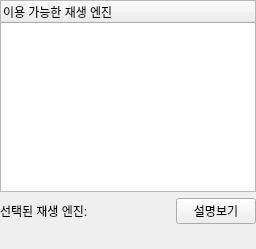
<ui version="4.0" >
 <class>Pref::BackendPage</class>
 <widget class="QWidget" name="Pref::BackendPage" >
  <property name="geometry" >
   <rect>
    <x>0</x>
    <y>0</y>
    <width>256</width>
    <height>249</height>
   </rect>
  </property>
  <property name="windowTitle" >
   <string>Form</string>
  </property>
  <layout class="QVBoxLayout" name="verticalLayout" >
   <property name="margin" >
    <number>0</number>
   </property>
   <item>
    <widget class="QTreeWidget" name="list" >
     <column>
      <property name="text" >
       <string>이용 가능한 재생 엔진</string>
      </property>
     </column>
    </widget>
   </item>
   <item>
    <layout class="QHBoxLayout" name="horizontalLayout_2" >
     <item>
      <widget class="QLabel" name="label_2" >
       <property name="text" >
        <string>선택된 재생 엔진:</string>
       </property>
      </widget>
     </item>
     <item>
      <widget class="QLabel" name="backend_label" >
       <property name="text" >
        <string/>
       </property>
      </widget>
     </item>
     <item>
      <spacer name="horizontalSpacer" >
       <property name="orientation" >
        <enum>Qt::Horizontal</enum>
       </property>
       <property name="sizeHint" stdset="0" >
        <size>
         <width>0</width>
         <height>0</height>
        </size>
       </property>
      </spacer>
     </item>
     <item>
      <widget class="QPushButton" name="pushButton" >
       <property name="text" >
        <string>설명보기</string>
       </property>
       <property name="checkable" >
        <bool>true</bool>
       </property>
      </widget>
     </item>
    </layout>
   </item>
   <item>
    <widget class="QLabel" name="info_label" >
     <property name="text" >
      <string/>
     </property>
     <property name="wordWrap" >
      <bool>true</bool>
     </property>
    </widget>
   </item>
   <item>
    <spacer name="verticalSpacer" >
     <property name="orientation" >
      <enum>Qt::Vertical</enum>
     </property>
     <property name="sizeHint" stdset="0" >
      <size>
       <width>0</width>
       <height>0</height>
      </size>
     </property>
    </spacer>
   </item>
  </layout>
 </widget>
 <resources/>
 <connections>
  <connection>
   <sender>pushButton</sender>
   <signal>toggled(bool)</signal>
   <receiver>info_label</receiver>
   <slot>setVisible(bool)</slot>
   <hints>
    <hint type="sourcelabel" >
     <x>183</x>
     <y>208</y>
    </hint>
    <hint type="destinationlabel" >
     <x>180</x>
     <y>232</y>
    </hint>
   </hints>
  </connection>
 </connections>
</ui>
